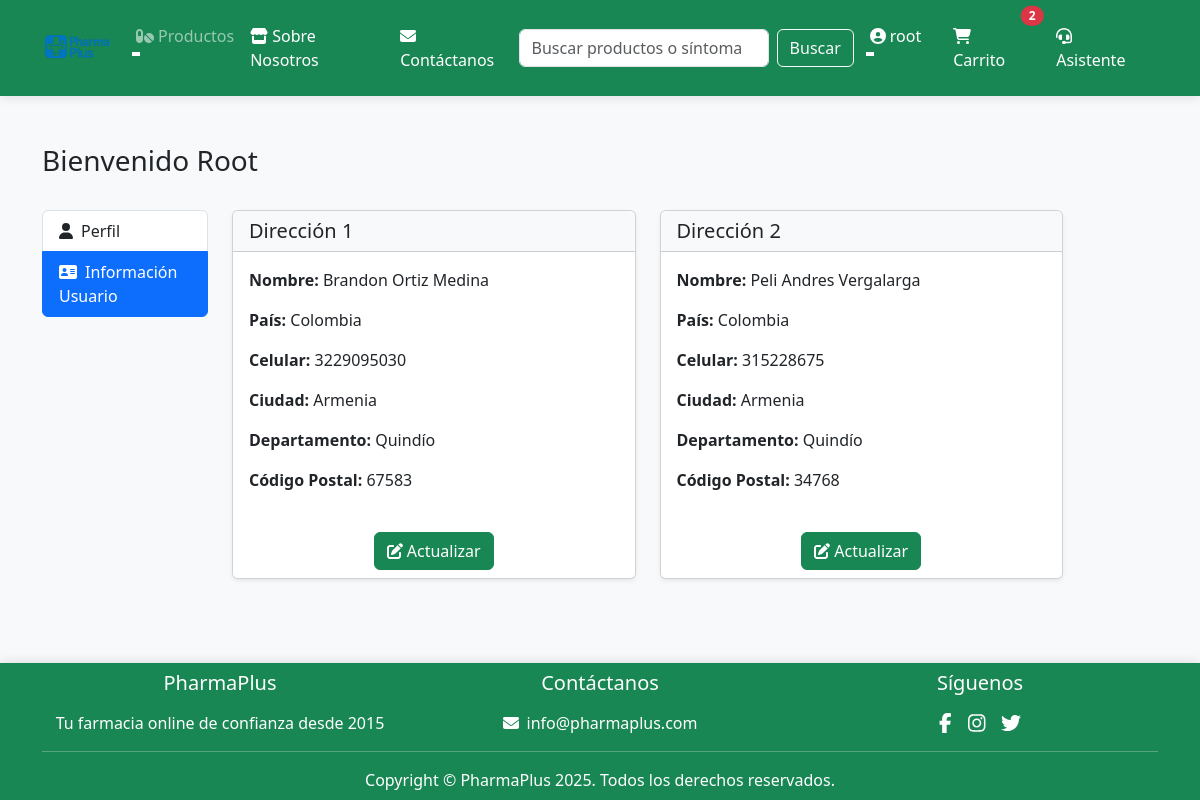
Page /address/ (signed in) on the earlier database version.
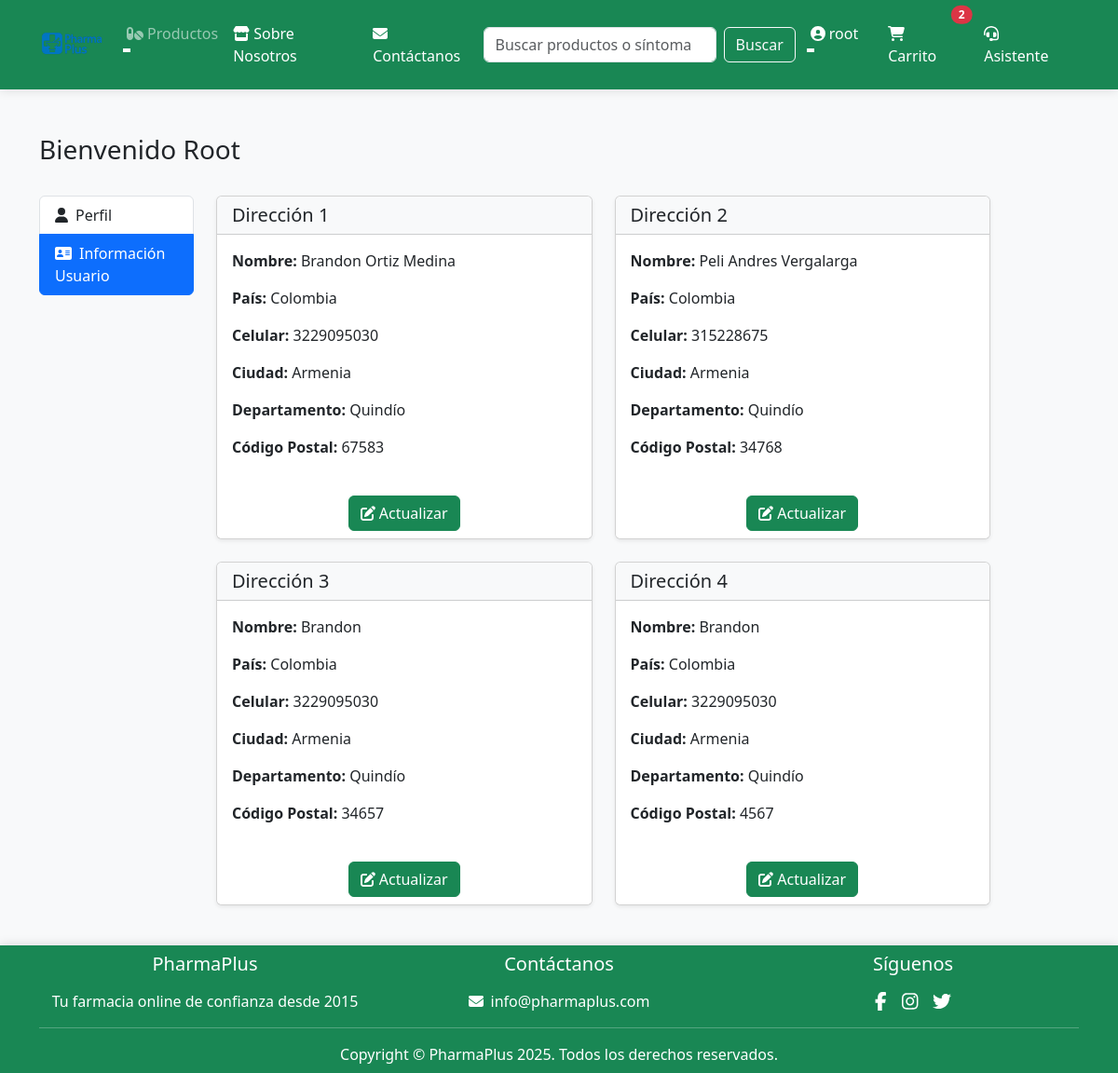
Same page on the later database version.
### app/models.py (models this page shows, shortened)
class Customer(models.Model):
    user = models.ForeignKey(User,on_delete=models.CASCADE)
    name = models.CharField(max_length=200)
    country = models.CharField(max_length=200)
    city = models.CharField(max_length=50)
    mobile = models.IntegerField(default=0)
    zipcode = models.IntegerField()
    state = models.CharField(choices=STATE_CHOICES,max_length=100)

### app/views.py (the view)
# urls.py: path('address/', views.address, name='address'),
def address(request):
    if request.user.is_superuser:
        add = Customer.objects.all()
    else:
        add = Customer.objects.filter(user=request.user)
    return render(request, 'app/address.html',locals())

### app/templates/app/address.html (shortened to what this page needs)
{% extends 'app/base.html' %}
{% load static %}
{% block main-content %}
<div class="container my-5 mb-5 pb-5">
    <div class="row">
        <div class="col-12 mb-4">
            <h3>Bienvenido <span class="text-capitalize">{{request.user}}</span></h3>
        </div>
        <div class="col-sm-3 col-md-2 mb-4">
            <div class="list-group">
                <a href="{% url 'profile' %}" class="list-group-item list-group-item-action">
                    <i class="fas fa-user me-2"></i>Perfil
                </a>
                <a href="{% url 'address' %}" class="list-group-item list-group-item-action active">
                    <i class="fas fa-address-card me-2"></i>Información Usuario
                </a>
            </div>
        </div>
        <div class="col-sm-9 col-md-9">
            <div class="row">
                {% for ad in add %}
                    <div class="col-md-6 mb-4">
                        <div class="card shadow-sm h-100">
                            <div class="card-header bg-light">
                                <h5 class="mb-0">Dirección {{forloop.counter}}</h5>
                            </div>
                            <div class="card-body">
                                <p><strong>Nombre:</strong> {{ad.name}}</p>
                                <p><strong>País:</strong> {{ad.country}}</p>
                                <p><strong>Celular:</strong> {{ad.mobile}}</p>
                                <p><strong>Ciudad:</strong> {{ad.city}}</p>
                                <p><strong>Departamento:</strong> {{ad.state}}</p>
                                <p><strong>Código Postal:</strong> {{ad.zipcode}}</p>
                            </div>
                            <div class="card-footer bg-white text-center border-0">
                                <a href="{% url 'updateAddress' pk=ad.id %}" class="btn btn-success">
                                    <i class="fas fa-edit me-1"></i>Actualizar
                                </a>
                            </div>
                        </div>
                    </div>
                {% empty %}
                    <div class="col-12 text-center py-5">
                        <div class="alert alert-info" role="alert">
                            No tienes direcciones guardadas. ¡Agrega una ahora!
                        </div>
                    </div>
                {% endfor %}
            </div>
        </div>
    </div>
</div>
{% endblock main-content %}

### app/templates/app/base.html (shortened to what this page needs)
<!DOCTYPE html>
{% load static %}
<html lang="es">
<head>
    <link href="https://cdn.jsdelivr.net/npm/bootstrap@5.3.5/dist/css/bootstrap.min.css" rel="stylesheet">
    <link rel="stylesheet" href="https://cdnjs.cloudflare.com/ajax/libs/font-awesome/6.4.2/css/all.min.css">
    <link rel="stylesheet" href="{% static 'app/css/owl.carousel.min.css' %}" />
    <link rel="stylesheet" href="{% static 'app/css/style.css' %}" />
</head>
<body>
    <nav class="navbar navbar-expand-lg navbar-dark bg-success sticky-top">
        <div class="container">
            <a class="navbar-brand" href="/">
                <img src="{% static "app/images/product/PharmaPlus.png" %}" width="70" height="70" alt="PharmaPlus Logo"/>
            </a>
            <div class="collapse navbar-collapse" id="navbarSupportedContent">
                <ul class="navbar-nav me-auto mb-2 mb-lg-0">
                    {% if request.user.is_authenticated %}
                    <li class="nav-item dropdown">
                        <a class="nav-link dropdown-toggle" href="#" role="button" data-bs-toggle="dropdown" aria-expanded="false">
                            <i class="fas fa-pills me-1"></i>Productos
                        </a>
                    </li>
                    <li class="nav-item">
                        <a class="nav-link text-white" href="{% url 'about' %}"><i class="fas fa-store me-1"></i>Sobre Nosotros</a>
                    </li>
                    <li class="nav-item">
                        <a class="nav-link text-white" href="{% url 'contact' %}"><i class="fas fa-envelope me-1"></i>Contáctanos</a>
                    </li>
                    {% endif %}
                </ul>
                <form class="d-flex" role="search" action="{% url 'search' %}" method="GET">
                  <input class="form-control me-2" type="search" name="q" placeholder="Buscar productos o síntomas..." aria-label="Search">
                  <button class="btn btn-outline-light" type="submit">Buscar</button>
                </form>
                <ul class="navbar-nav ms-auto mb-2 mb-lg-0">
                    {% if request.user.is_authenticated %}
                    <li class="nav-item dropdown mx-2">
                        <a class="nav-link dropdown-toggle text-white" href="#" id="profileDropdown" role="button" data-bs-toggle="dropdown" aria-expanded="false">
                            <i class="fas fa-user-circle me-1"></i>{{ user.username }}
                        </a>
                    </li>
                    <li class="nav-item mx-2">
                        <a href="{% url 'showcart' %}" class="nav-link text-white position-relative">
                            <i class="fas fa-shopping-cart me-1"></i>Carrito
                            <span class="position-absolute top-0 start-100 translate-middle badge rounded-pill bg-danger">
                            </span>
                        </a>
                    </li>
                    {% endif %}
                    <li class="nav-item mx-2">
                        <a href="#" class="nav-link text-white" id="toggle-chatbot"><i class="fas fa-headset me-1"></i>Asistente</a>
                    </li>
                </ul>
            </div>
        </div>
    </nav>
    <main>
        {% block main-content %}{% endblock main-content %}
    </main>
    <footer class="container-fluid bg-success text-center text-white p-2 mt-5">
        <div class="container">
            <div class="row">
                <div class="col-md-4 mb-3 mb-md-0">
                    <h5 class="mb-3">PharmaPlus</h5>
                    <p class="mb-0">Tu farmacia online de confianza desde 2015</p>
                </div>
                <div class="col-md-4 mb-3 mb-md-0">
                    <h5 class="mb-3">Contáctanos</h5>
                    <p class="mb-0"><i class="fas fa-envelope me-2"></i>info@pharmaplus.com</p>
                </div>
                <div class="col-md-4">
                    <h5 class="mb-3">Síguenos</h5>
                    <div class="d-flex justify-content-center">
                        <a href="#" class="text-white mx-2"><i class="fab fa-facebook-f fa-lg"></i></a>
                        <a href="#" class="text-white mx-2"><i class="fab fa-instagram fa-lg"></i></a>
                        <a href="#" class="text-white mx-2"><i class="fab fa-twitter fa-lg"></i></a>
                    </div>
                </div>
            </div>
            <hr class="my-3 bg-white">
            <p class="mb-0">Copyright © PharmaPlus 2025. Todos los derechos reservados.</p>
        </div>
    </footer>
</body>
</html>

### app/templates/app/base.html (style rules this page uses)
body { font-family: 'Segoe UI', Tahoma, Geneva, Verdana, sans-serif; position: relative; min-height: 100vh; padding-bottom: 60px; background-color: #f8f9fa; }
.navbar { box-shadow: 0 2px 10px rgba(0,0,0,0.1); }
.navbar-brand img { transition: transform 0.3s ease; }
.nav-link { position: relative; font-weight: 500; }
.nav-link::after { content: ''; position: absolute; width: 0; height: 2px; bottom: 0; left: 0; background-color: white; transition: width 0.3s ease; }
footer { box-shadow: 0 -2px 10px rgba(0,0,0,0.1); padding: 1rem 0; position: absolute; bottom: 0; width: 100%; }

Differences in the rows shown:
added Customer: name "Brandon", country "Colombia", mobile "3229095030", city "Armenia", state "Quindío", zipcode "34657"
added Customer: name "Brandon", country "Colombia", mobile "3229095030", city "Armenia", state "Quindío", zipcode "4567"
